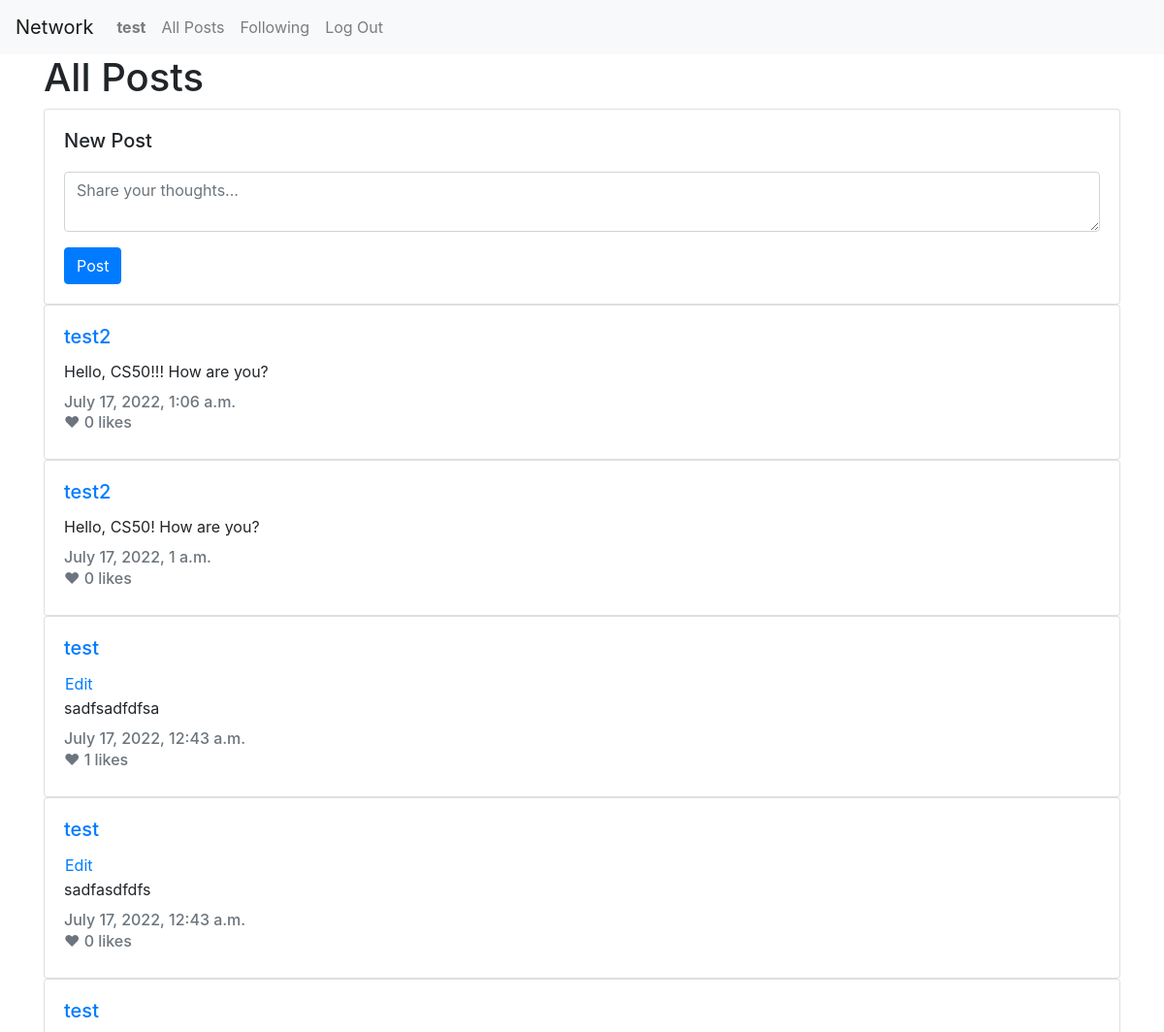
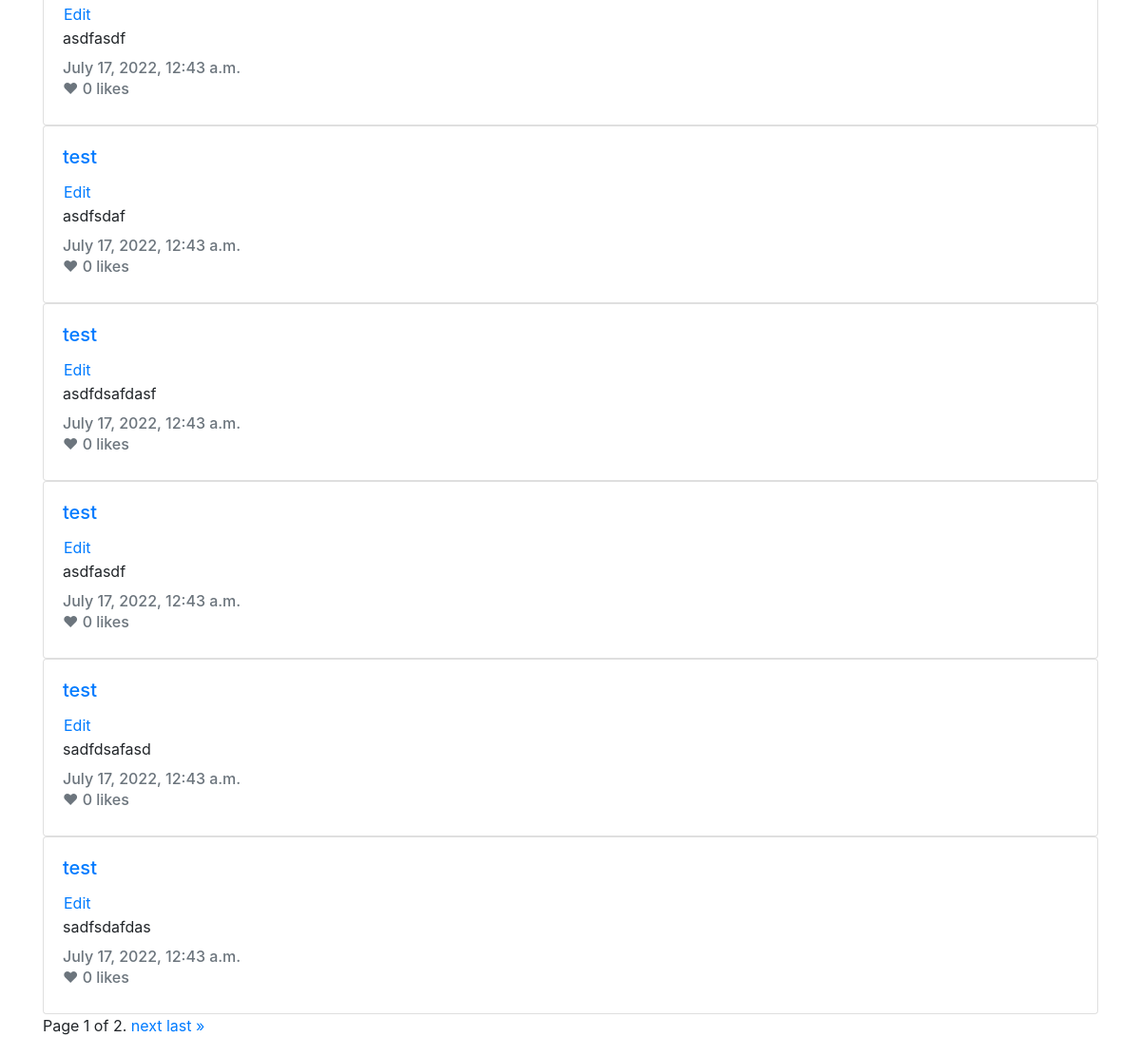
/ (signed in), run on the app's committed database (2 pictures, top to bottom).
### network/models.py (models this page shows, shortened)
class User(AbstractUser):
    followers = models.ManyToManyField('self', symmetrical=False, blank=True, related_name='user_followers')
    created_at = models.DateTimeField(auto_now_add=True)
    updated_at = models.DateTimeField(auto_now=True)

class Post(models.Model):
    user = models.ForeignKey(User, on_delete=models.CASCADE, related_name="posts")
    text = models.CharField(max_length=280)
    created_at = models.DateTimeField(auto_now_add=True)
    updated_at = models.DateTimeField(auto_now=True)

### network/views.py (the view)
# urls.py: path("", views.index, name="index"),
def index(request):
    posts = Post.objects.all().order_by("created_at").reverse()
    paginator = Paginator(posts, 10)
    page_number = request.GET.get('page')
    page_obj = paginator.get_page(page_number)
    return render(request, "network/index.html", {
        "page_obj": page_obj,
        "title": "All Posts"
    })

### network/templates/network/index.html (shortened to what this page needs)
{% extends "network/layout.html" %}
{% block body %}
  <div class="container">
    <h1>{{ title }}</h1>
    {% if user.is_authenticated %}
      <div class="card">
        <div class="card-body">
          <form id="text-post-form" action="/new-post" method="post">
            <div class="form-group">
              <h5 class="card-title">
                <label for="text-post">New Post</label>
              </h5>
              <textarea
                class="form-control"
                id="text-post"
                name="text"
                aria-describedby="text-post"
                placeholder="Share your thoughts..."></textarea>
            </div>
            <button type="submit" class="btn btn-primary">Post</button>
          </form>
        </div>
      </div>
    {% endif %}
    {% for post in page_obj %}
      <div class="card" style="width: 100%;">
        <div class="card-body">
          <h5 class="card-title">
            <a href="/u/{{ post.user.username }}">{{ post.user.username }}</a>
          </h5>
          {% if post.user == request.user %}
            <button class="btn btn-link post-edit-button" data-id="{{ post.pk }}">Edit</button>
          {% endif %}
          <p class="card-text" id="post-text-{{ post.pk }}">{{ post.text }}</p>
          <h6 class="card-subtitle mb-2 text-muted">{{ post.created_at }}</h6>
          <h6 class="card-subtitle mb-2 text-muted likes-count likes-count-{{ post.id }}" data-id="{{ post.id }}">
            ❤ {{ post.likes.count }} likes</h6>
        </div>
      </div>
    {% endfor %}
    <div class="pagination">
      <span class="step-links">
        <span class="current">
          Page {{ page_obj.number }} of {{ page_obj.paginator.num_pages }}.
        </span>
        {% if page_obj.has_next %}
          <a href="?page={{ page_obj.next_page_number }}">next</a>
          <a href="?page={{ page_obj.paginator.num_pages }}">last &raquo;</a>
        {% endif %}
        </span>
    </div>
  </div>
{% endblock %}

### network/templates/network/layout.html (shortened to what this page needs)
{% load static %}
<!DOCTYPE html>
<html lang="en">
  <head>
    <link rel="stylesheet" href="https://stackpath.bootstrapcdn.com/bootstrap/4.4.1/css/bootstrap.min.css"
>
    <link href="{% static 'network/styles.css' %}" rel="stylesheet">
  </head>
  <body>
    <nav class="navbar navbar-expand-lg navbar-light bg-light">
      <a class="navbar-brand" href="#">Network</a>
      <div>
        <ul class="navbar-nav mr-auto">
          {% if user.is_authenticated %}
            <li class="nav-item">
              <a class="nav-link" href="#"><strong>{{ user.username }}</strong></a>
            </li>
          {% endif %}
          <li class="nav-item">
            <a class="nav-link" href="{% url 'index' %}">All Posts</a>
          </li>
          {% if user.is_authenticated %}
            <li class="nav-item">
              <a class="nav-link" href="{% url 'following' %}">Following</a>
            </li>
            <li class="nav-item">
              <a class="nav-link" href="{% url 'logout' %}">Log Out</a>
            </li>
          {% endif %}
        </ul>
      </div>
    </nav>
    <div class="body">
      {% block body %}
      {% endblock %}
    </div>
  </body>
</html>

### network/static/network/styles.css (style rules this page uses)
.post-edit-button { padding: 0px; margin: 0px }

### data on the page
User: username "test"
Post: user.username "test2", text "Hello, CS50!!! How are you?", created_at "July 17, 2022, 1:06 a.m.", likes.count "0"
Post: user.username "test2", text "Hello, CS50! How are you?", created_at "July 17, 2022, 1 a.m.", likes.count "0"
Post: user.username "test", text "sadfsadfdfsa", created_at "July 17, 2022, 12:43 a.m.", likes.count "1"
Post: user.username "test", text "sadfasdfdfs", created_at "July 17, 2022, 12:43 a.m.", likes.count "0"
Post: user.username "test", text "asdfasdf", created_at "July 17, 2022, 12:43 a.m.", likes.count "0"
Post: user.username "test", text "asdfsdaf", created_at "July 17, 2022, 12:43 a.m.", likes.count "0"
Post: user.username "test", text "asdfdsafdasf", created_at "July 17, 2022, 12:43 a.m.", likes.count "0"
Post: user.username "test", text "asdfasdf", created_at "July 17, 2022, 12:43 a.m.", likes.count "0"
Post: user.username "test", text "sadfdsafasd", created_at "July 17, 2022, 12:43 a.m.", likes.count "0"
Post: user.username "test", text "sadfsdafdas", created_at "July 17, 2022, 12:43 a.m.", likes.count "0"

### other printed values
{{ title }} "All Posts"
{{ page_obj.number }} "1"
{{ page_obj.paginator.num_pages }} "2"
